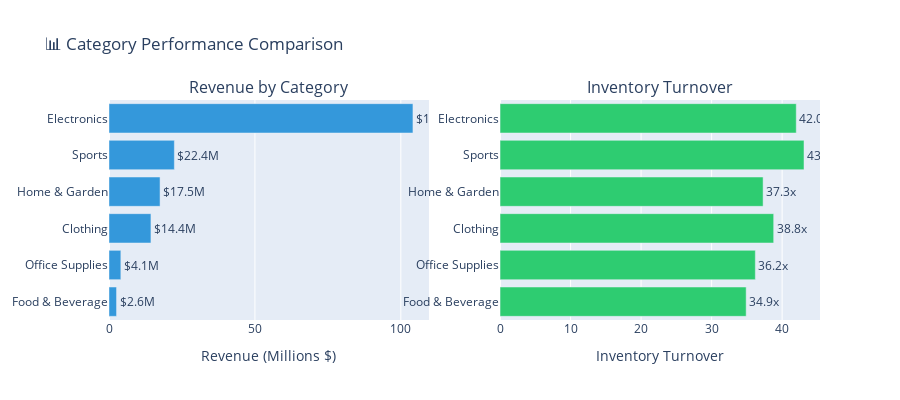

Notebook code cell kept with this figure:
### Markdown cell above
## 📈 Category Performance Deep Dive

### Code cell
# 📊 Category Performance Comparison
category_metrics = inventory.groupby('category').agg({
    'product_id': 'count',
    'total_sales_value': 'sum',
    'inventory_value': 'sum',
    'stockout_events': 'sum',
    'days_of_inventory': 'mean'
}).reset_index()

category_metrics.columns = ['Category', 'SKUs', 'Revenue', 'Inventory Value', 'Stockouts', 'Avg Days Inventory']

# Calculate turnover and GMROI by category
category_metrics['Turnover'] = (category_metrics['Revenue'] / category_metrics['Inventory Value']).round(1)
category_metrics['Revenue per SKU'] = (category_metrics['Revenue'] / category_metrics['SKUs']).round(0)

# Horizontal bar chart
fig = make_subplots(rows=1, cols=2, subplot_titles=('Revenue by Category', 'Inventory Turnover'))

# Sort by revenue
category_metrics = category_metrics.sort_values('Revenue', ascending=True)

fig.add_trace(
    go.Bar(
        y=category_metrics['Category'],
        x=category_metrics['Revenue'] / 1e6,
        orientation='h',
        marker_color='#3498db',
        text=(category_metrics['Revenue'] / 1e6).apply(lambda x: f'${x:.1f}M'),
        textposition='outside',
        name='Revenue'
    ),
    row=1, col=1
)

fig.add_trace(
    go.Bar(
        y=category_metrics['Category'],
        x=category_metrics['Turnover'],
        orientation='h',
        marker_color='#2ecc71',
        text=category_metrics['Turnover'].apply(lambda x: f'{x:.1f}x'),
        textposition='outside',
        name='Turnover'
    ),
    row=1, col=2
)

fig.update_layout(height=400, title_text='📊 Category Performance Comparison', showlegend=False)
fig.update_xaxes(title_text='Revenue (Millions $)', row=1, col=1)
fig.update_xaxes(title_text='Inventory Turnover', row=1, col=2)
fig.show()

### Figure 1 — Plotly figure (JSON) as saved in the notebook; plotly's stock layout.template omitted (floating-point values rounded to 4 significant figures)
{"data": [{"marker": {"color": "#3498db"}, "name": "Revenue", "orientation": "h", "text": ["$2.6M", "$4.1M", "$14.4M", "$17.5M", "$22.4M", "$104.2M"], "textposition": "outside", "type": "bar", "x": [2.583, 4.059, 14.37, 17.49, 22.4, 104.2], "xaxis": "x", "y": ["Food & Beverage", "Office Supplies", "Clothing", "Home & Garden", "Sports", "Electronics"], "yaxis": "y"}, {"marker": {"color": "#2ecc71"}, "name": "Turnover", "orientation": "h", "text": ["34.9x", "36.2x", "38.8x", "37.3x", "43.1x", "42.0x"], "textposition": "outside", "type": "bar", "x": [34.9, 36.2, 38.8, 37.3, 43.1, 42.0], "xaxis": "x2", "y": ["Food & Beverage", "Office Supplies", "Clothing", "Home & Garden", "Sports", "Electronics"], "yaxis": "y2"}], "layout": {"annotations": [{"font": {"size": 16}, "showarrow": false, "text": "Revenue by Category", "x": 0.225, "xanchor": "center", "xref": "paper", "y": 1, "yanchor": "bottom", "yref": "paper"}, {"font": {"size": 16}, "showarrow": false, "text": "Inventory Turnover", "x": 0.775, "xanchor": "center", "xref": "paper", "y": 1, "yanchor": "bottom", "yref": "paper"}], "height": 400, "showlegend": false, "title": {"text": "📊 Category Performance Comparison"}, "xaxis": {"anchor": "y", "domain": [0, 0.45], "title": {"text": "Revenue (Millions $)"}}, "xaxis2": {"anchor": "y2", "domain": [0.55, 1], "title": {"text": "Inventory Turnover"}}, "yaxis": {"anchor": "x", "domain": [0, 1]}, "yaxis2": {"anchor": "x2", "domain": [0, 1]}}}
